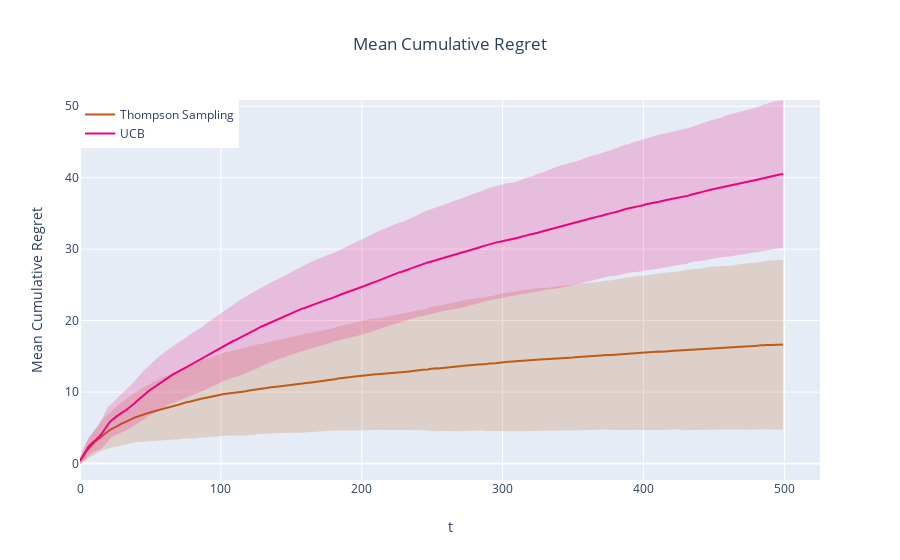

Notebook code cell kept with this figure:
### Code cell
regret_plot_handler = RegretPlotHandler(sim.cumulative_regret)
regret_plot_handler.colors =cl.scales['7']['qual']['Accent']
regret_plot_handler.plot_regret(figure_layout=go.Layout(title=go.layout.Title(text='Mean Cumulative Regret',x=0.5),
                                                        xaxis=dict(title='t'),
                                                        yaxis=dict(title='Mean Cumulative Regret'),
                                                        legend=dict(
                                                            x=0,
                                                            y=1,
                                                            traceorder='normal')))

### Figure 1 — Plotly figure (JSON) as saved in the notebook; plotly's stock layout.template omitted (floating-point values rounded to 4 significant figures; data arrays with more than 128 entries replaced by an {"elided": "..."} marker saying what was removed)
{"data": [{"fill": "tozerox", "fillcolor": "rgba(191,91,23,0.2)", "line": {"color": "rgba(255,255,255,0)"}, "name": "Thompson Sampling", "showlegend": false, "type": "scatter", "x": {"elided": "1000 int values"}, "y": {"elided": "1000 float values"}}, {"line": {"color": "rgb(191,91,23)"}, "mode": "lines", "name": "Thompson Sampling", "type": "scatter", "x": {"elided": "500 int values"}, "y": {"elided": "500 float values"}}, {"fill": "tozerox", "fillcolor": "rgba(240,2,127,0.2)", "line": {"color": "rgba(255,255,255,0)"}, "name": "UCB", "showlegend": false, "type": "scatter", "x": {"elided": "1000 int values"}, "y": {"elided": "1000 float values"}}, {"line": {"color": "rgb(240,2,127)"}, "mode": "lines", "name": "UCB", "type": "scatter", "x": {"elided": "500 int values"}, "y": {"elided": "500 float values"}}], "layout": {"autosize": true, "legend": {"traceorder": "normal", "x": 0, "y": 1}, "title": {"text": "Mean Cumulative Regret", "x": 0.5}, "xaxis": {"autorange": true, "range": [0, 525.3], "title": {"text": "t"}, "type": "linear"}, "yaxis": {"autorange": true, "range": [-2.307, 50.87], "title": {"text": "Mean Cumulative Regret"}, "type": "linear"}}}
